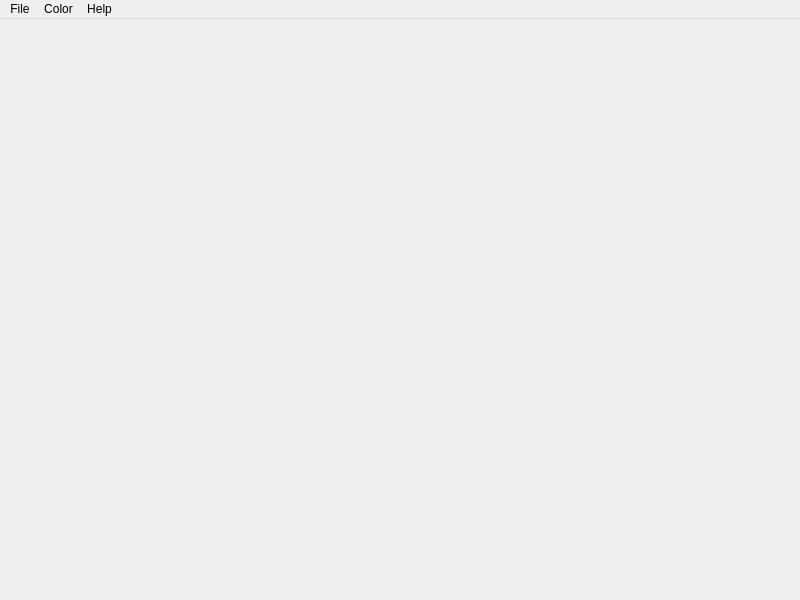
<?xml version="1.0" encoding="UTF-8"?>
<ui version="4.0">
 <class>MainWindow</class>
 <widget class="QMainWindow" name="MainWindow">
  <property name="geometry">
   <rect>
    <x>0</x>
    <y>0</y>
    <width>800</width>
    <height>600</height>
   </rect>
  </property>
  <property name="minimumSize">
   <size>
    <width>300</width>
    <height>300</height>
   </size>
  </property>
  <property name="windowTitle">
   <string>MainWindow</string>
  </property>
  <property name="styleSheet">
   <string notr="true"/>
  </property>
  <widget class="QWidget" name="centralwidget"/>
  <widget class="QMenuBar" name="menubar">
   <property name="geometry">
    <rect>
     <x>0</x>
     <y>0</y>
     <width>800</width>
     <height>21</height>
    </rect>
   </property>
   <widget class="QMenu" name="menuFile">
    <property name="font">
     <font>
      <bold>true</bold>
     </font>
    </property>
    <property name="title">
     <string>File</string>
    </property>
    <addaction name="actionOpen"/>
    <addaction name="actionSave"/>
    <addaction name="actionSave_As"/>
    <addaction name="actionClose"/>
    <addaction name="actionExit"/>
   </widget>
   <widget class="QMenu" name="menuColor">
    <property name="font">
     <font>
      <bold>true</bold>
     </font>
    </property>
    <property name="title">
     <string>Color</string>
    </property>
    <addaction name="actionBrush_Color"/>
    <addaction name="actionPen_Color"/>
   </widget>
   <widget class="QMenu" name="menuHelp">
    <property name="font">
     <font>
      <bold>false</bold>
     </font>
    </property>
    <property name="title">
     <string>Help</string>
    </property>
    <addaction name="actionAbout"/>
    <addaction name="actionTutorial"/>
   </widget>
   <addaction name="menuFile"/>
   <addaction name="menuColor"/>
   <addaction name="menuHelp"/>
  </widget>
  <widget class="QStatusBar" name="statusbar">
   <property name="font">
    <font>
     <pointsize>9</pointsize>
     <bold>true</bold>
    </font>
   </property>
   <property name="sizeGripEnabled">
    <bool>false</bool>
   </property>
  </widget>
  <action name="actionAbout">
   <property name="text">
    <string>About</string>
   </property>
   <property name="font">
    <font>
     <bold>true</bold>
    </font>
   </property>
   <property name="shortcut">
    <string>Alt+F1</string>
   </property>
  </action>
  <action name="actionBrush_Color">
   <property name="text">
    <string>Brush Color</string>
   </property>
   <property name="font">
    <font>
     <bold>true</bold>
    </font>
   </property>
   <property name="shortcut">
    <string>Alt+C</string>
   </property>
  </action>
  <action name="actionPen_Color">
   <property name="text">
    <string>Pen Color</string>
   </property>
   <property name="font">
    <font>
     <bold>true</bold>
    </font>
   </property>
   <property name="shortcut">
    <string>Alt+P</string>
   </property>
  </action>
  <action name="actionOpen">
   <property name="text">
    <string>Open</string>
   </property>
   <property name="font">
    <font>
     <bold>true</bold>
    </font>
   </property>
   <property name="shortcut">
    <string>Ctrl+O</string>
   </property>
  </action>
  <action name="actionSave_As">
   <property name="text">
    <string>Save As</string>
   </property>
   <property name="font">
    <font>
     <bold>true</bold>
    </font>
   </property>
   <property name="shortcut">
    <string>Ctrl+S</string>
   </property>
  </action>
  <action name="actionClose">
   <property name="text">
    <string>Close</string>
   </property>
   <property name="font">
    <font>
     <bold>true</bold>
    </font>
   </property>
  </action>
  <action name="actionExit">
   <property name="text">
    <string>Exit</string>
   </property>
   <property name="font">
    <font>
     <bold>true</bold>
    </font>
   </property>
   <property name="shortcut">
    <string>Alt+X</string>
   </property>
  </action>
  <action name="actionTutorial">
   <property name="text">
    <string>Tutorial</string>
   </property>
   <property name="font">
    <font>
     <bold>true</bold>
    </font>
   </property>
  </action>
  <action name="actionSave">
   <property name="text">
    <string>Save</string>
   </property>
   <property name="shortcut">
    <string>Ctrl+Alt+S</string>
   </property>
  </action>
 </widget>
 <resources/>
 <connections/>
</ui>
